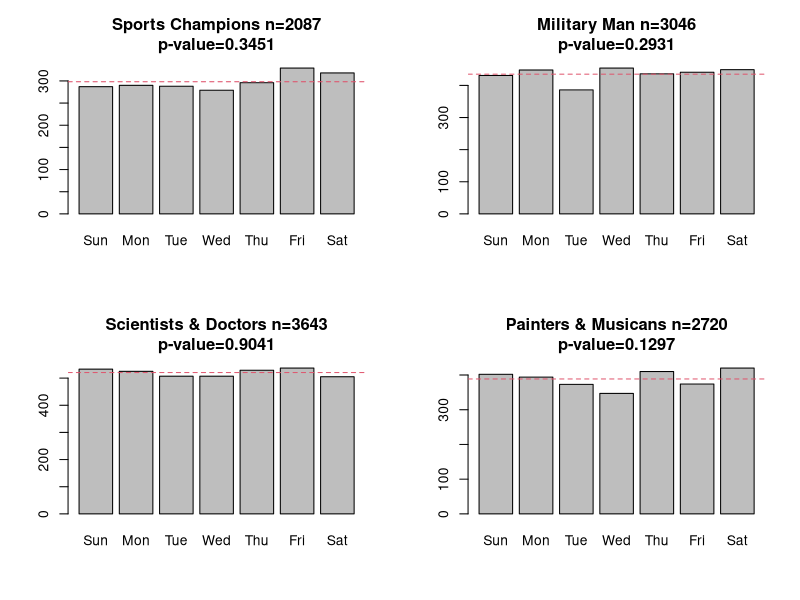

The R script that drew this image:
require(lubridate)
require(plyr)

Sport    <- read.delim("data/series-A-professions/Gauquelin-SportsChampions.tsv")
Military <- read.delim("data/series-A-professions/Gauquelin-MilitaryMan.tsv")
Science  <- read.delim("data/series-A-professions/Gauquelin-Scientists-Doctors.tsv")
Paint  <- read.delim("data/series-A-professions/Gauquelin-Painters-Musicans.tsv")

plotWeekDays <- function(data, title) {
  data$data <- ymd_hms(sprintf("%d-%d-%d %d:%d:%d", data$YEA, data$MON, data$DAY, data$H,data$MN,data$SEC))
  data$wday <- wday(data$data, label=T)
  counts <- table(data$wday)
  chisq = chisq.test(counts)
  barplot(counts)
  abline(h=mean(counts), col=2, lty=2)
  title(sprintf("%s n=%d\np-value=%.4f", title, nrow(data), chisq$p.value))
}

par(mfrow=c(2,2)) 
plotWeekDays(Sport, "Sports Champions")
plotWeekDays(Military, "Military Man")
plotWeekDays(Science, "Scientists & Doctors")
plotWeekDays(Paint, "Painters & Musicans")